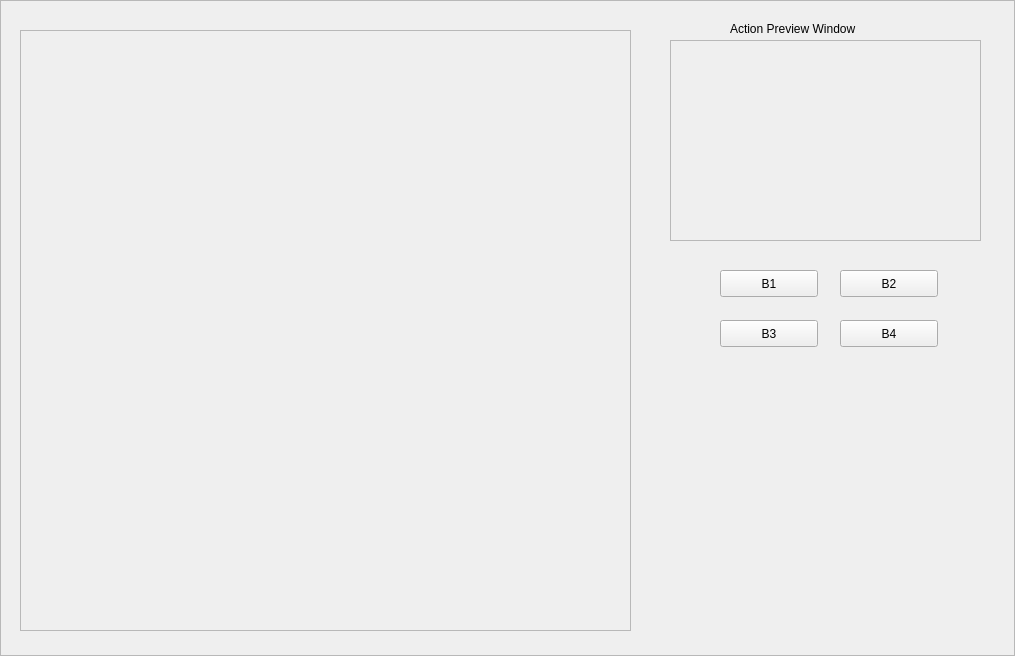
<?xml version="1.0" encoding="UTF-8"?>
<ui version="4.0">
 <class>UserGuideWindow</class>
 <widget class="QFrame" name="UserGuideWindow">
  <property name="geometry">
   <rect>
    <x>0</x>
    <y>0</y>
    <width>1015</width>
    <height>656</height>
   </rect>
  </property>
  <property name="windowTitle">
   <string>Frame</string>
  </property>
  <property name="frameShape">
   <enum>QFrame::StyledPanel</enum>
  </property>
  <property name="frameShadow">
   <enum>QFrame::Raised</enum>
  </property>
  <widget class="BinaryCommandView" name="binaryCommandView" native="true">
   <property name="geometry">
    <rect>
     <x>650</x>
     <y>360</y>
     <width>331</width>
     <height>271</height>
    </rect>
   </property>
   <zorder>frame</zorder>
  </widget>
  <widget class="QPushButton" name="pushButton">
   <property name="geometry">
    <rect>
     <x>720</x>
     <y>270</y>
     <width>98</width>
     <height>27</height>
    </rect>
   </property>
   <property name="text">
    <string>B1</string>
   </property>
  </widget>
  <widget class="QPushButton" name="pushButton_2">
   <property name="geometry">
    <rect>
     <x>720</x>
     <y>320</y>
     <width>98</width>
     <height>27</height>
    </rect>
   </property>
   <property name="text">
    <string>B3</string>
   </property>
  </widget>
  <widget class="QPushButton" name="pushButton_3">
   <property name="geometry">
    <rect>
     <x>840</x>
     <y>320</y>
     <width>98</width>
     <height>27</height>
    </rect>
   </property>
   <property name="text">
    <string>B4</string>
   </property>
  </widget>
  <widget class="QPushButton" name="pushButton_4">
   <property name="geometry">
    <rect>
     <x>840</x>
     <y>270</y>
     <width>98</width>
     <height>27</height>
    </rect>
   </property>
   <property name="text">
    <string>B2</string>
   </property>
  </widget>
  <widget class="QFrame" name="worldViewFrame">
   <property name="geometry">
    <rect>
     <x>20</x>
     <y>30</y>
     <width>611</width>
     <height>601</height>
    </rect>
   </property>
   <property name="frameShape">
    <enum>QFrame::StyledPanel</enum>
   </property>
   <property name="frameShadow">
    <enum>QFrame::Raised</enum>
   </property>
  </widget>
  <widget class="QFrame" name="preview_frame">
   <property name="geometry">
    <rect>
     <x>670</x>
     <y>40</y>
     <width>311</width>
     <height>201</height>
    </rect>
   </property>
   <property name="frameShape">
    <enum>QFrame::StyledPanel</enum>
   </property>
   <property name="frameShadow">
    <enum>QFrame::Raised</enum>
   </property>
  </widget>
  <widget class="QLabel" name="label">
   <property name="geometry">
    <rect>
     <x>730</x>
     <y>20</y>
     <width>161</width>
     <height>17</height>
    </rect>
   </property>
   <property name="text">
    <string>Action Preview Window</string>
   </property>
  </widget>
  <zorder>binaryCommandView</zorder>
  <zorder>binaryCommandView</zorder>
  <zorder>pushButton</zorder>
  <zorder>pushButton_2</zorder>
  <zorder>pushButton_3</zorder>
  <zorder>pushButton_4</zorder>
  <zorder>worldViewFrame</zorder>
  <zorder>preview_frame</zorder>
  <zorder>label</zorder>
 </widget>
 <customwidgets>
  <customwidget>
   <class>BinaryCommandView</class>
   <extends>QWidget</extends>
   <header>binarycommandview.h</header>
   <container>1</container>
  </customwidget>
 </customwidgets>
 <resources/>
 <connections/>
</ui>
